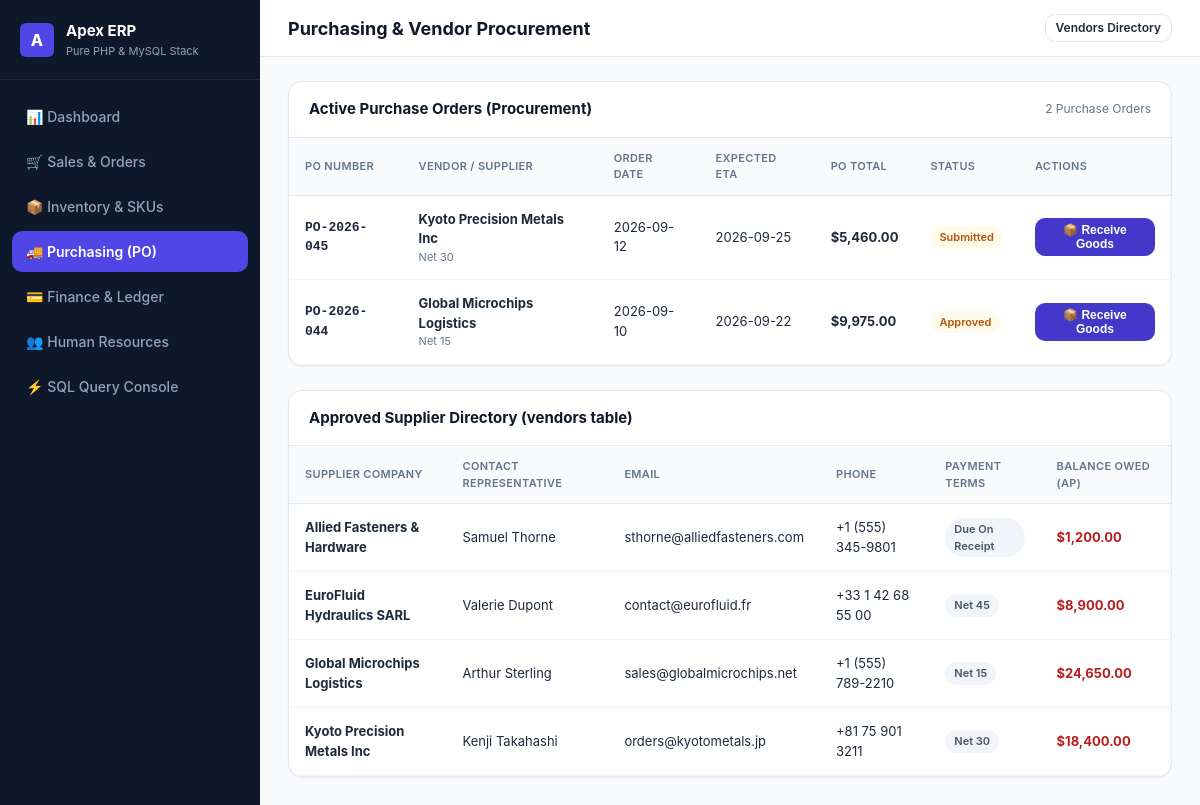
The page /purchases.php on the database its author committed.
### tables this page shows
CREATE TABLE IF NOT EXISTS `purchase_orders` (
  `id` INT AUTO_INCREMENT PRIMARY KEY,
  `po_number` VARCHAR(50) NOT NULL UNIQUE,
  `vendor_id` INT NOT NULL,
  `order_date` DATE NOT NULL,
  `expected_date` DATE NOT NULL,
  `subtotal` DECIMAL(12,2) NOT NULL DEFAULT 0.00,
  `tax_amount` DECIMAL(12,2) NOT NULL DEFAULT 0.00,
  `total_amount` DECIMAL(12,2) NOT NULL DEFAULT 0.00,
  `status` ENUM('draft', 'submitted', 'approved', 'received', 'cancelled') DEFAULT 'draft',
  `payment_status` ENUM('unpaid', 'paid') DEFAULT 'unpaid',
  `notes` TEXT,
  `created_at` TIMESTAMP DEFAULT CURRENT_TIMESTAMP,
  FOREIGN KEY (`vendor_id`) REFERENCES `vendors`(`id`) ON DELETE CASCADE
);

CREATE TABLE IF NOT EXISTS `vendors` (
  `id` INT AUTO_INCREMENT PRIMARY KEY,
  `company_name` VARCHAR(150) NOT NULL,
  `contact_name` VARCHAR(100) NOT NULL,
  `email` VARCHAR(100),
  `phone` VARCHAR(30),
  `payment_terms` VARCHAR(50) DEFAULT 'Net 30',
  `balance_owed` DECIMAL(12,2) DEFAULT 0.00,
  `rating` DECIMAL(3,2) DEFAULT 4.80,
  `created_at` TIMESTAMP DEFAULT CURRENT_TIMESTAMP
);

### config.php (called while the page is built, shortened)
<?php
function e(?string $string): string {
    return htmlspecialchars($string ?? '', ENT_QUOTES, 'UTF-8');
}
function money(float $amount): string {
    return '$' . number_format($amount, 2);
}

### purchases.php (the view, shortened to what this page needs)
<?php
require_once __DIR__ . '/config.php';
$pdo = getDbConnection();
$pos = $pdo->query("
    SELECT po.*, v.company_name, v.contact_name, v.payment_terms
    FROM purchase_orders po
    JOIN vendors v ON po.vendor_id = v.id
    ORDER BY po.id DESC
")->fetchAll();
$vendors = $pdo->query("SELECT * FROM vendors ORDER BY company_name ASC")->fetchAll();
?>
<!DOCTYPE html>
<html lang="en">
<head>
    <link rel="stylesheet" href="style.css">
</head>
<body>
<div class="app-container">
    <aside class="sidebar">
        <div class="sidebar-header">
            <div class="brand-badge">A</div>
            <div>
                <div class="brand-title">Apex ERP</div>
                <div class="brand-sub">Pure PHP & MySQL Stack</div>
            </div>
        </div>
        <ul class="nav-menu">
            <li><a href="index.php" class="nav-link"><span>📊 Dashboard</span></a></li>
            <li><a href="sales.php" class="nav-link"><span>🛒 Sales & Orders</span></a></li>
            <li><a href="inventory.php" class="nav-link"><span>📦 Inventory & SKUs</span></a></li>
            <li><a href="purchases.php" class="nav-link active"><span>🚚 Purchasing (PO)</span></a></li>
            <li><a href="finance.php" class="nav-link"><span>💳 Finance & Ledger</span></a></li>
            <li><a href="hr.php" class="nav-link"><span>👥 Human Resources</span></a></li>
            <li><a href="sql_runner.php" class="nav-link"><span>⚡ SQL Query Console</span></a></li>
        </ul>
    </aside>
    <div class="main-wrapper">
        <header class="topbar">
            <h1 class="page-title">Purchasing & Vendor Procurement</h1>
            <div class="topbar-actions">
                <a href="#vendors-card" class="btn btn-secondary btn-sm">Vendors Directory</a>
            </div>
        </header>
        <main class="content-body">
            <div class="card">
                <div class="card-header">
                    <h2 class="card-title">Active Purchase Orders (Procurement)</h2>
                    <span style="font-size:12px; color:#64748b;"><?= count($pos) ?> Purchase Orders</span>
                </div>
                <div class="table-responsive">
                    <table class="data-table">
                        <thead>
                            <tr>
                                <th>PO Number</th>
                                <th>Vendor / Supplier</th>
                                <th>Order Date</th>
                                <th>Expected ETA</th>
                                <th>PO Total</th>
                                <th>Status</th>
                                <th>Actions</th>
                            </tr>
                        </thead>
                        <tbody>
                            <?php foreach ($pos as $po): ?>
                            <tr>
                                <td style="font-family:monospace; font-weight:bold;"><?= e($po['po_number']) ?></td>
                                <td>
                                    <strong><?= e($po['company_name']) ?></strong>
                                    <div style="font-size:11px; color:#64748b;"><?= e($po['payment_terms']) ?></div>
                                </td>
                                <td><?= e($po['order_date']) ?></td>
                                <td><?= e($po['expected_date']) ?></td>
                                <td><strong><?= money((float)$po['total_amount']) ?></strong></td>
                                <td>
                                    <span class="badge <?= $po['status'] === 'received' ? 'badge-success' : 'badge-warning' ?>">
                                        <?= e($po['status']) ?>
                                    </span>
                                </td>
                                <td>
                                    <?php if ($po['status'] !== 'received'): ?>
                                    <form method="POST" style="display:inline;">
                                        <button type="submit" class="btn btn-primary btn-sm" onclick="return confirm('Confirm receipt of shipment? Inventory stocks will be automatically incremented.')">
                                            📦 Receive Goods
                                        </button>
                                    </form>
                                    <?php else: ?>
                                        <span style="font-size:12px; color:#10b981; font-weight:600;">✓ In Stock</span>
                                    <?php endif; ?>
                                </td>
                            </tr>
                            <?php endforeach; ?>
                        </tbody>
                    </table>
                </div>
            </div>
            <div class="card" id="vendors-card">
                <div class="card-header">
                    <h2 class="card-title">Approved Supplier Directory (vendors table)</h2>
                </div>
                <div class="table-responsive">
                    <table class="data-table">
                        <thead>
                            <tr>
                                <th>Supplier Company</th>
                                <th>Contact Representative</th>
                                <th>Email</th>
                                <th>Phone</th>
                                <th>Payment Terms</th>
                                <th>Balance Owed (AP)</th>
                            </tr>
                        </thead>
                        <tbody>
                            <?php foreach ($vendors as $v): ?>
                            <tr>
                                <td><strong><?= e($v['company_name']) ?></strong></td>
                                <td><?= e($v['contact_name']) ?></td>
                                <td><?= e($v['email']) ?></td>
                                <td><?= e($v['phone']) ?></td>
                                <td><span class="badge badge-neutral"><?= e($v['payment_terms']) ?></span></td>
                                <td style="font-weight:bold; color: <?= $v['balance_owed'] > 0 ? '#b91c1c' : '#475569' ?>;">
                                    <?= money((float)$v['balance_owed']) ?>
                                </td>
                            </tr>
                            <?php endforeach; ?>
                        </tbody>
                    </table>
                </div>
            </div>
        </main>
    </div>
</div>
</body>
</html>

### style.css (style rules this page uses)
:root { --primary: #4338ca; --primary-hover: #3730a3; --primary-light: #eef2ff; --secondary: #0f172a; --bg-main: #f8fafc; --surface: #ffffff; --border: #e2e8f0; --border-light: #f1f5f9; --text-main: #1e293b; --text-muted: #64748b; --success: #10b981; --success-bg: #ecfdf5; --warning: #f59e0b; --warning-bg: #fffbeb; --danger: #ef4444; --danger-bg: #fef2f2; --radius-sm: 6px; --radius-md: 10px; --radius-lg: 14px; --shadow-sm: 0 1px 2px 0 rgba(0, 0, 0, 0.05); --shadow-md: 0 4px 6px -1px rgba(0, 0, 0, 0.07), 0 2px 4px -2px rgba(0, 0, 0, 0.05); --shadow-lg: 0 10px 15px -3px rgba(0, 0, 0, 0.08); }
* { box-sizing: border-box; margin: 0; padding: 0; }
body { font-family: -apple-system, BlinkMacSystemFont, "Segoe UI", Roboto, Oxygen, Ubuntu, Cantarell, "Helvetica Neue", sans-serif; background-color: var(--bg-main); color: var(--text-main); line-height: 1.5; font-size: 14px; }
.app-container { display: flex; min-height: 100vh; }
.sidebar { width: 260px; background-color: #0f172a; color: #f8fafc; display: flex; flex-direction: column; flex-shrink: 0; }
.sidebar-header { padding: 20px; border-bottom: 1px solid #1e293b; display: flex; align-items: center; gap: 12px; }
.brand-badge { background: #4f46e5; color: white; width: 34px; height: 34px; border-radius: var(--radius-sm); display: flex; align-items: center; justify-content: center; font-weight: 800; font-size: 16px; }
.brand-title { font-size: 15px; font-weight: 700; color: white; }
.brand-sub { font-size: 11px; color: #94a3b8; }
.nav-menu { list-style: none; padding: 16px 12px; display: flex; flex-direction: column; gap: 4px; flex: 1; }
.nav-link { display: flex; align-items: center; justify-content: space-between; padding: 10px 14px; color: #94a3b8; text-decoration: none; font-weight: 500; border-radius: var(--radius-md); transition: all 0.15s ease; }
.nav-link.active { background-color: #4f46e5; color: white; font-weight: 600; }
.main-wrapper { flex: 1; display: flex; flex-direction: column; min-width: 0; overflow-x: hidden; }
.topbar { background: var(--surface); border-bottom: 1px solid var(--border); padding: 14px 28px; display: flex; align-items: center; justify-content: space-between; position: sticky; top: 0; z-index: 20; }
.page-title { font-size: 18px; font-weight: 700; color: var(--secondary); }
.topbar-actions { display: flex; align-items: center; gap: 12px; }
.content-body { padding: 24px 28px; max-width: 1400px; width: 100%; }
.card { background: var(--surface); border: 1px solid var(--border); border-radius: var(--radius-lg); box-shadow: var(--shadow-sm); margin-bottom: 24px; overflow: hidden; }
.card-header { padding: 16px 20px; border-bottom: 1px solid var(--border); display: flex; align-items: center; justify-content: space-between; background: #ffffff; }
.card-title { font-size: 15px; font-weight: 700; color: var(--secondary); }
.table-responsive { width: 100%; overflow-x: auto; }
.data-table { width: 100%; border-collapse: collapse; text-align: left; font-size: 13px; }
.data-table th { background: #f8fafc; padding: 12px 16px; font-weight: 600; color: var(--text-muted); border-bottom: 1px solid var(--border); text-transform: uppercase; font-size: 11px; letter-spacing: 0.03em; }
.data-table td { padding: 14px 16px; border-bottom: 1px solid var(--border-light); color: var(--text-main); vertical-align: middle; }
.badge { display: inline-block; padding: 3px 9px; border-radius: 999px; font-size: 11px; font-weight: 600; text-transform: capitalize; }
.badge-warning { background: var(--warning-bg); color: #b45309; }
.badge-neutral { background: #f1f5f9; color: #475569; }
.btn { display: inline-flex; align-items: center; justify-content: center; gap: 6px; padding: 8px 16px; font-size: 13px; font-weight: 600; border-radius: var(--radius-md); border: 1px solid transparent; cursor: pointer; text-decoration: none; transition: all 0.15s ease; }
.btn-primary { background: var(--primary); color: white; }
.btn-secondary { background: var(--surface); border-color: var(--border); color: var(--text-main); }
.btn-sm { padding: 4px 10px; font-size: 12px; }

### rows shown on the page
purchase_orders: po_number "PO-2026-045", vendor.company_name "Kyoto Precision Metals Inc", vendor.payment_terms "Net 30", order_date "2026-09-12", expected_date "2026-09-25", total_amount "$5,460.00", status "Submitted"
purchase_orders: po_number "PO-2026-044", vendor.company_name "Global Microchips Logistics", vendor.payment_terms "Net 15", order_date "2026-09-10", expected_date "2026-09-22", total_amount "$9,975.00", status "Approved"
vendors: company_name "Allied Fasteners & Hardware", contact_name "Samuel Thorne", email "sthorne@alliedfasteners.com", phone "+1 (555) 345-9801", payment_terms "Due On Receipt", balance_owed "$1,200.00"
vendors: company_name "EuroFluid Hydraulics SARL", contact_name "Valerie Dupont", email "contact@eurofluid.fr", phone "+33 1 42 68 55 00", payment_terms "Net 45", balance_owed "$8,900.00"
vendors: company_name "Global Microchips Logistics", contact_name "Arthur Sterling", email "sales@globalmicrochips.net", phone "+1 (555) 789-2210", payment_terms "Net 15", balance_owed "$24,650.00"
vendors: company_name "Kyoto Precision Metals Inc", contact_name "Kenji Takahashi", email "orders@kyotometals.jp", phone "+81 75 901 3211", payment_terms "Net 30", balance_owed "$18,400.00"

### other values the page prints
count($pos) "2"
